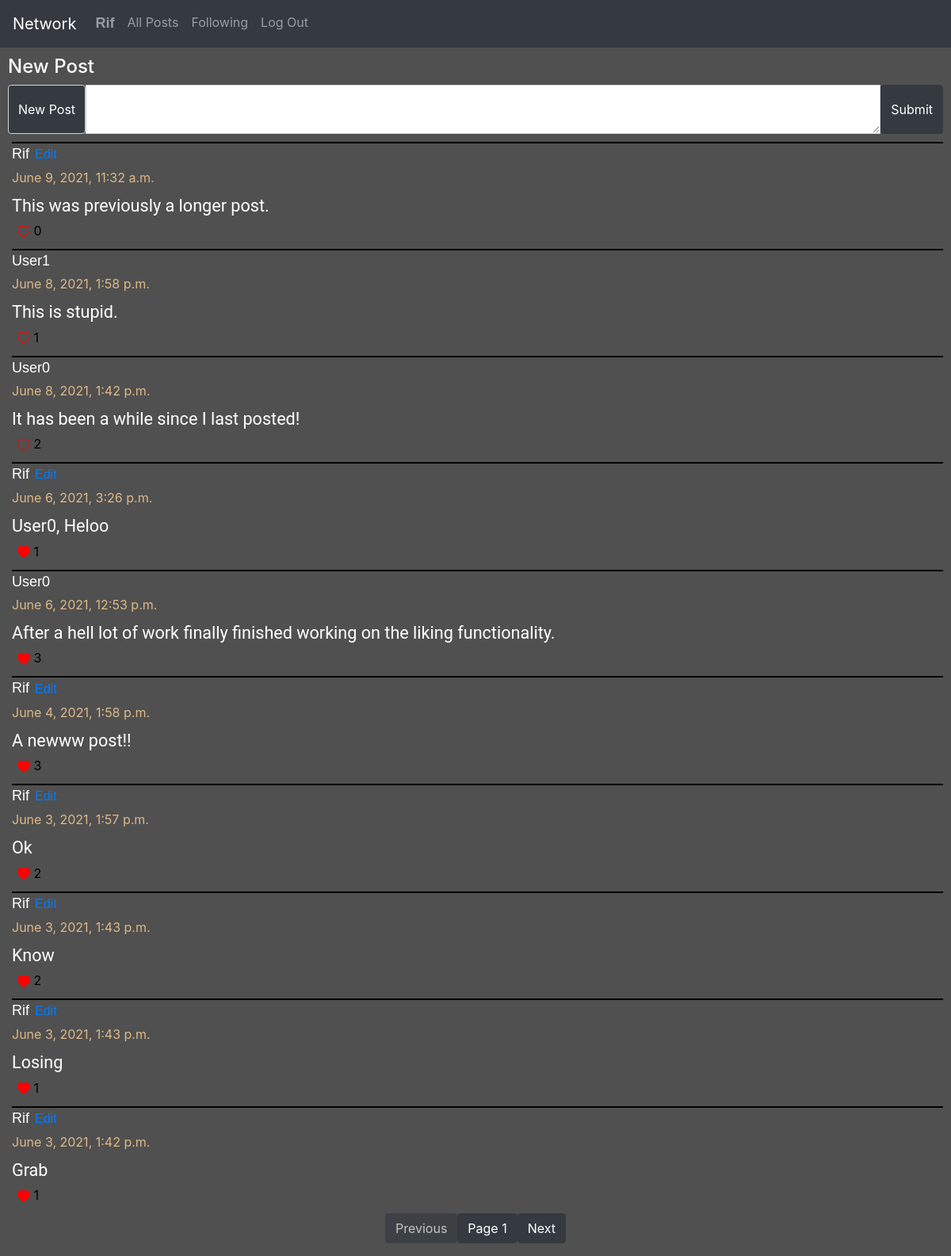
/ (signed in), run on an earlier commit of the app's database.
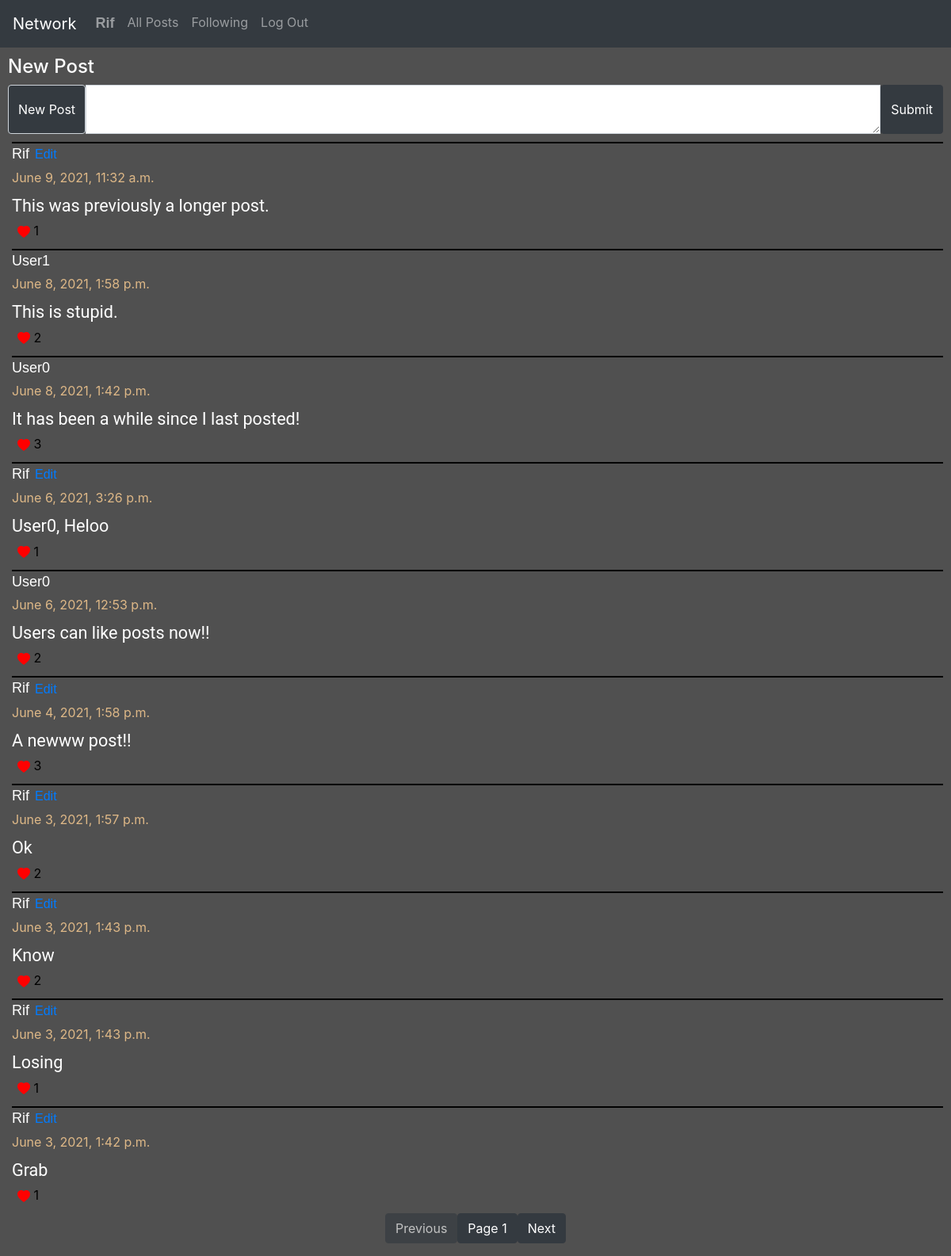
And on a later commit of the database.
### network/models.py (models this page shows, shortened)
class Posts(models.Model):
    content = models.TextField(blank=False)
    user = models.ForeignKey(User, on_delete=models.CASCADE, related_name="user_posts")
    like = models.IntegerField(default=0)
    time = models.DateTimeField(auto_now_add=True)

class User(AbstractUser):
    pass

### network/views.py (the view)
# urls.py: path("", views.index, name="index"),
def index(request):
    posts = get_page(1)
    liked_posts = liked_list(posts, request.user)
    return render(request, "network/index.html", {
        "posts": posts,
        "liked_posts": liked_posts,
        "pages": "page"
    })

### network/views.py (called while the page is built)
def liked_list(posts, user):
    liked_posts = []
    for post in posts:
        for p in post.liked_usr.all():
            for usr in p.liked_users.all():
                if usr == user:
                    liked_posts.append(post.id)
    return liked_posts

def get_page(page_id):
    posts = Posts.objects.all().order_by('-time')
    return Paginator(posts, 10).page(page_id)

### network/templates/network/index.html (shortened to what this page needs)
{% extends "network/layout.html" %}
{% load static %}
{% block body %}
    <div id="all_posts">
        {% if request.user.is_authenticated %}
            <div id="post-form">
                <h4>New Post</h4>
                <form action="{% url 'new-post' %}" method="POST">
                    <div class="input-group">
                        <span class="input-group-text bar-nav">New Post</span>
                        <textarea class="form-control" aria-label="With textarea" name="content"></textarea>
                        <input type="submit" class="btn btn-dark">
                    </div>
                </form>
            </div>
        {% endif %}
        <div id="posts">
            {% for post in posts %}
                <div class="post-item post-content" id="post-item-{{ post.id }}">
                        <p class="post-user">
                            <a href="{% url 'user-posts' post.user.id 1 %}" class="post-user"> {{ post.user }}</a>
                            {% if post.user ==  request.user %}
                                <button onclick="edit_request('{{ post.id }}');" type="button" class="btn btn-link" >Edit</button>
                            {% endif %}
                        </p>
                        <label class="time-data">{{ post.time }}</label>
                        <br/>
                        <div class="post-text" id="post-text-{{ post.id }}">{{ post.content }}</div>
                        {% if user.is_authenticated %}
                            {% if post.id in liked_posts %}
                                <div id="like-btn-{{ post.id }}">
                                    <button class="like-btn" onclick="like_post('{{ post.id }}');">
                                        <svg xmlns="http://www.w3.org/2000/svg" width="16" height="16" fill="red" class="bi bi-heart-fill" viewBox="0 0 16 16">
                                            <path fill-rule="evenodd" d="M8 1.314C12.438-3.248 23.534 4.735 8 15-7.534 4.736 3.562-3.248 8 1.314z"/>
                                        </svg>
                                        <label class="bi-heart" id="like-no-{{ post.id }}">{{ post.like }}</label>
                                    </button>
                                </div>
                            {% else %}
                                <div id="like-btn-{{ post.id }}">
                                    <button class="like-btn" onclick="like_post('{{ post.id }}');">
                                        <label class="bi-heart" id="like-no-{{ post.id }}">{{ post.like }}</label>
                                    </button>
                                </div>
                            {% endif %}
                        {% endif %}
                </div>
            {% endfor %}
        </div>
    </div>
    <nav aria-label="Page navigation">
        <ul class="pagination justify-content-center">
        {% if posts.has_previous %}
          <li>
            <a href="{% url pages posts.previous_page_number %}">
              <button class="btn btn-dark">Previous</button>
            </a>
        </li>
        {% else %}
        <li>
              <button class="btn btn-dark" disabled>Previous</button>
        </li>
        {% endif %}
          <li>
            <a href="#">
                <button class="btn btn-dark">Page {{ posts.number }}</button>
            </a>
        </li>
        {% if posts.has_next %}
          <li>
            <a href="{% url pages posts.next_page_number %}">
                <button class="btn btn-dark">Next</button>
            </a>
          </li>
          {% else %}
            <li>
                <button class="btn btn-dark" disabled>Next</button>
            </li>
        {% endif %}
        </ul>
    </nav>
{% endblock %}

What changed in the data, as far as the page shows it:
changed Posts "This was previously a longer post.": like "0" → "1"
changed Posts "This is stupid.": like "1" → "2"
changed Posts "It has been a while since I last posted!": like "2" → "3"
changed Posts: content "After a hell lot of work finally finished working on the liking functionality." → "Users can like posts now!!"; like "3" → "2"
